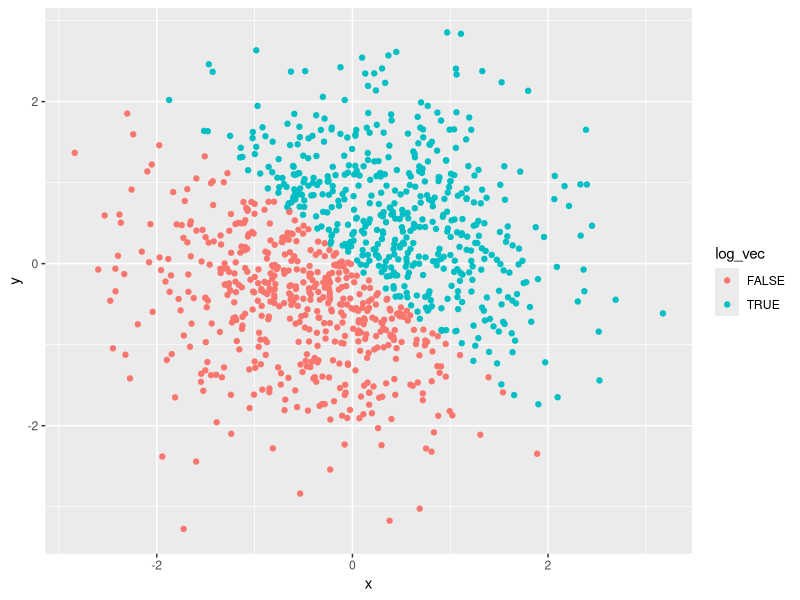
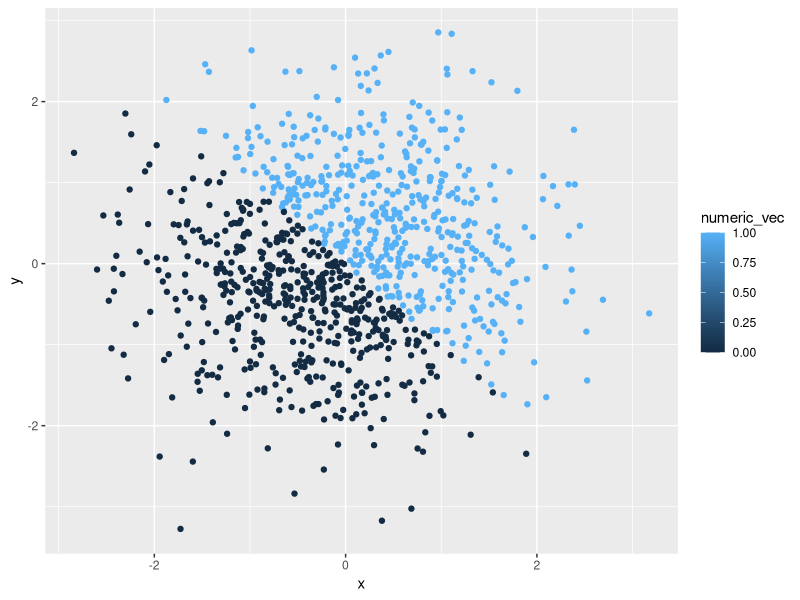
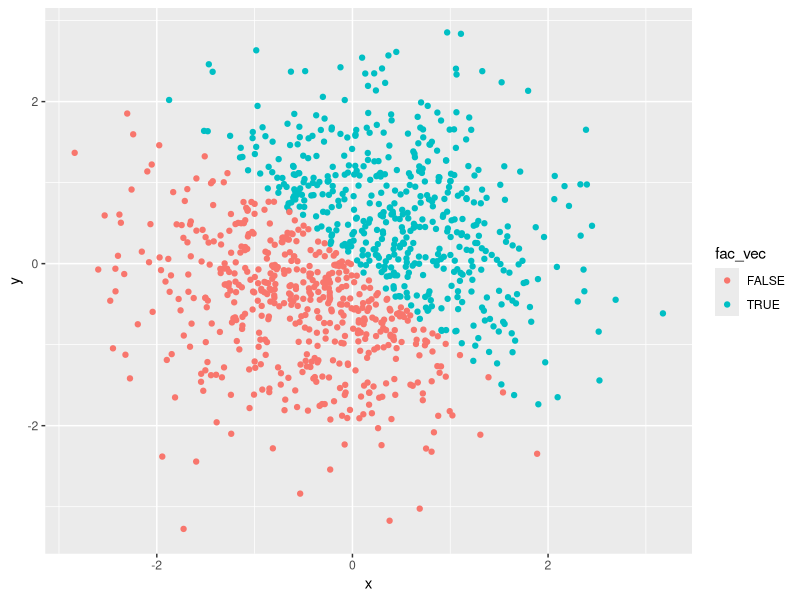
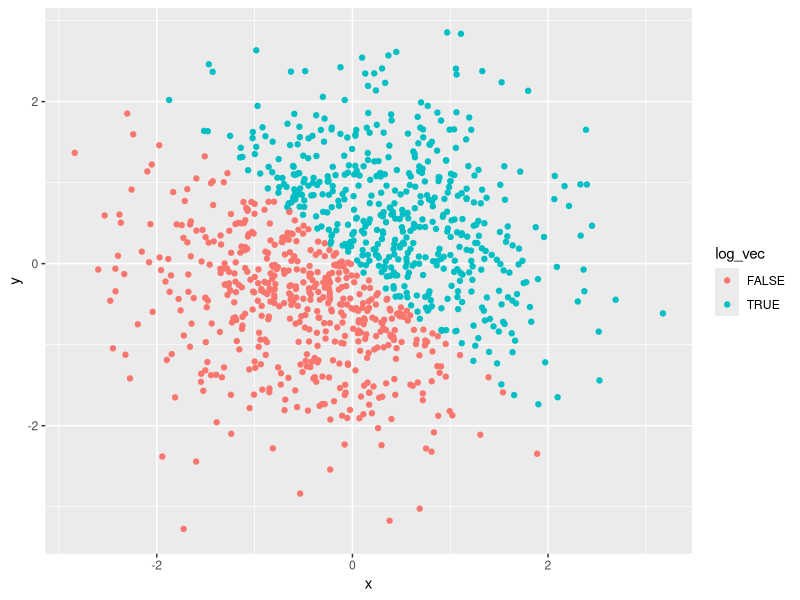
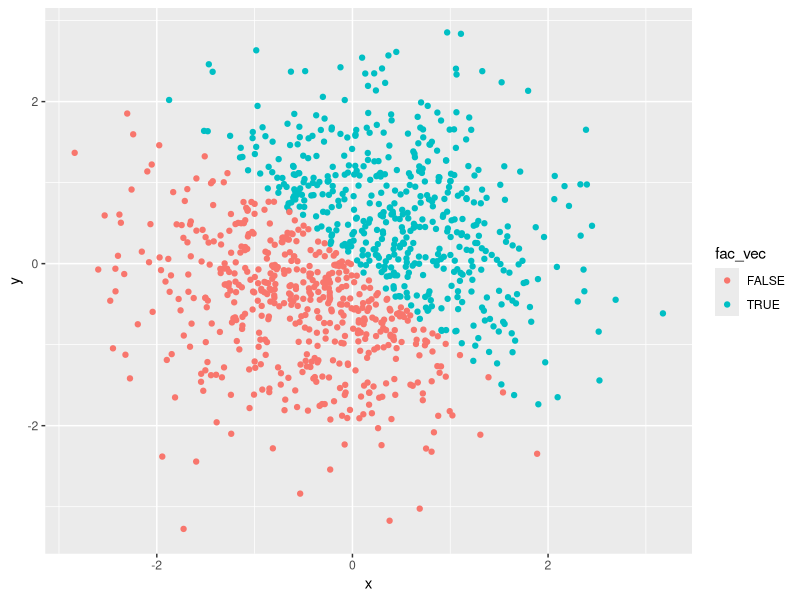

These charts were generated, in order, by the following R code:
## ---- chunk 1
library(tidyverse)

set.seed(5)

prob1_df = tibble(
  random_sample = runif(10, min = 0, max = 5),
  logic_vec = random_sample > 2,
  char_vec = c("Bear", "Deer", "Bat", "Hamster", "Parrot", "Wolf", "Owl", "Penguin", "Ibis", "Squirrel"),
  fact_vec = factor(c("Mammal", "Mammal", "Mammal", "Mammal", "Bird", "Mammal", "Bird", "Bird", "Bird", "Mammal"))
)

## ---- chunk 2
mean(prob1_df$random_sample)
mean(prob1_df$logic_vec)
mean(prob1_df$char_vec)
mean(prob1_df$fact_vec)
## ---- chunk 3
as.numeric(prob1_df$logic_vec)
as.numeric(prob1_df$char_vec)
as.numeric(prob1_df$fact_vec)
## ---- chunk 4
fact_convert = as.factor(prob1_df$char_vec)

as.numeric(fact_convert)
## ---- chunk 5
char_convert = as.character(prob1_df$fact_vec)

as.numeric(char_convert)
## ---- chunk 6
set.seed(4)
prob2_df = tibble(
  x = rnorm(1000),
  y = rnorm(1000),
  log_vec = x + y > 0,
  numeric_vec = as.numeric(log_vec),
  fac_vec = as.factor(log_vec)
)
## ---- chunk 7

mean(prob2_df$x)

median(prob2_df$x)

## ---- chunk 8

library("dplyr")

## ---- chunk 9

library(ggplot2)

ggplot(prob2_df, aes(x = x, y = y, color = log_vec)) + geom_point()

ggsave("scatter1.pdf")

## ---- chunk 10

ggplot(prob2_df, aes(x = x, y = y, color = numeric_vec)) + geom_point()

## ---- chunk 11

ggplot(prob2_df, aes(x = x, y = y, color = fac_vec)) + geom_point()

## ---- chunk 12

ggsave("scatter.pdf")

